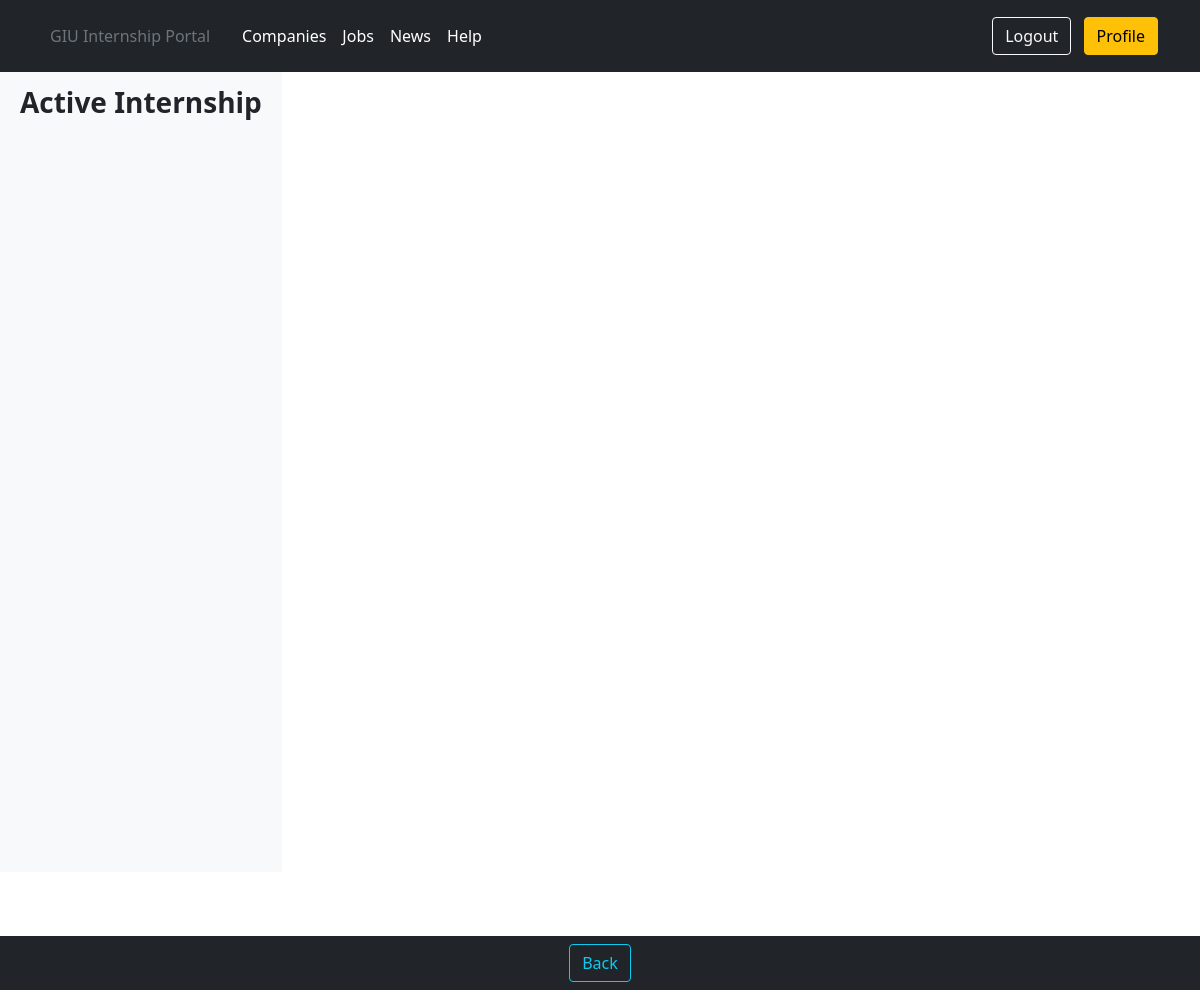
Page /users/student/42/student_portal/activeinternships/ (signed in) on the earlier database version.
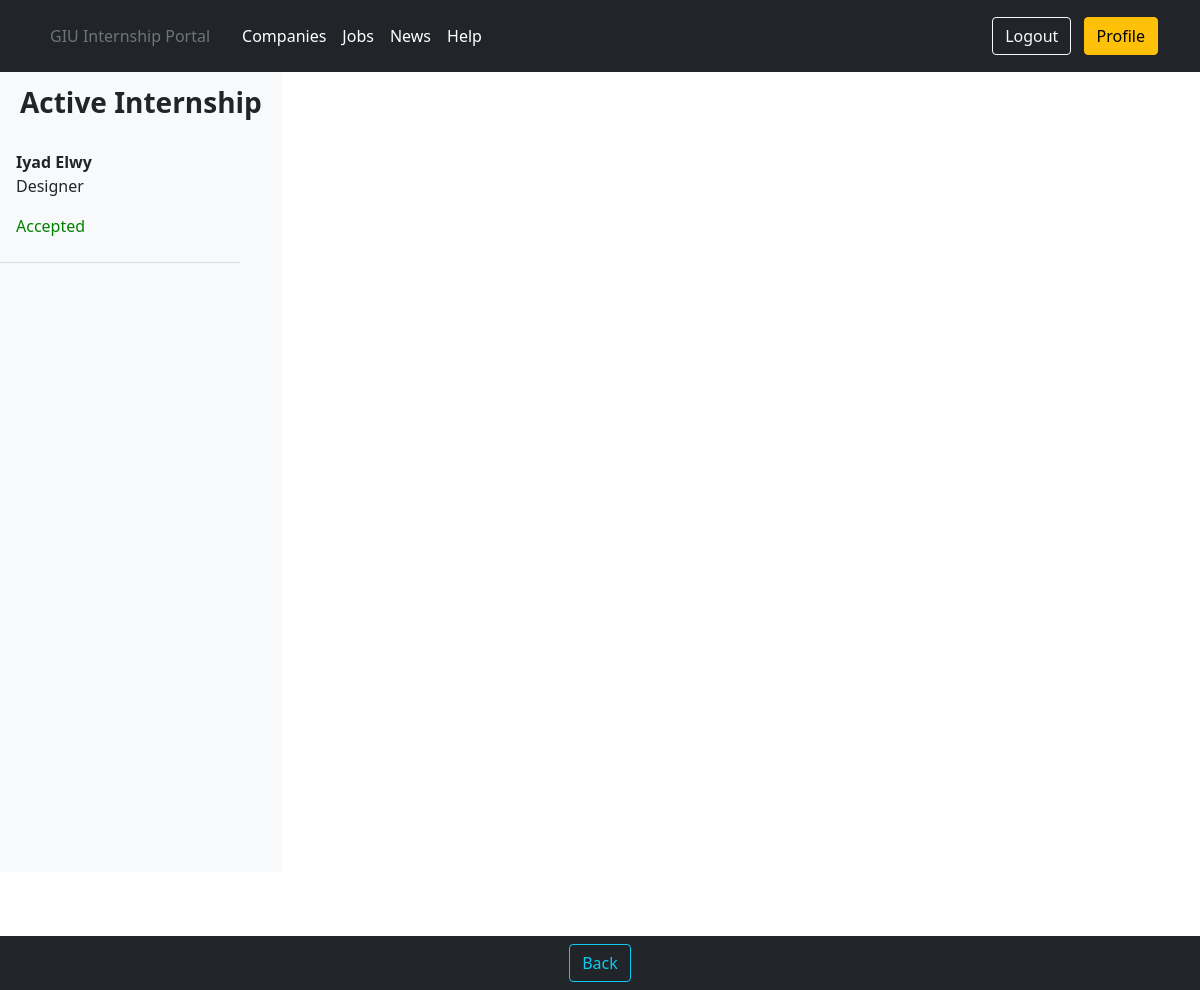
Same page on the later database version.
### portal/models.py (models this page shows, shortened)
class Application(models.Model):
    application_id = models.AutoField(primary_key=True)
    student_id = models.ForeignKey(user_models.Student, on_delete=models.DO_NOTHING)
    job_id = models.ForeignKey(Job, on_delete=models.DO_NOTHING)
    application_status = models.CharField(max_length=20, default='In review', blank=True)
    visibility_for_employer = models.BooleanField(default=False, blank=True)
    application_date = models.DateField(default=datetime.datetime.today(), blank=True)
    has_ended = models.BooleanField(default=False, blank=True)
    has_started = models.BooleanField(default=False, blank=True)
    class Meta:
        unique_together = (('student_id', 'job_id'),)

class Job(models.Model):
    job_id = models.AutoField(primary_key=True)
    title = models.CharField(max_length=30)
    job_description = models.TextField(max_length=1000)
    department = models.CharField(max_length=20)
    job_start_date = models.DateField()
    job_end_date = models.DateField()
    application_deadline = models.DateField()
    num_of_available_internships = models.PositiveIntegerField()
    salary_range = models.CharField(max_length=20)
    qualifications = models.TextField(max_length=500)
    job_location = models.CharField(max_length=20)
    application_link = models.CharField(max_length=50, null=True, blank=True)
    application_email = models.CharField(max_length=50, null=True, blank=True)
    job_type = models.CharField(max_length=30)
    employer_id = models.ForeignKey(user_models.Employer, on_delete=models.DO_NOTHING)
    allowed_faculties = models.TextField(max_length=300)
    required_semesters = models.CharField(max_length=20)
    aa_id = models.ForeignKey(user_models.AcademicAdvisor, null=True, blank=True, on_delete=models.DO_NOTHING)
    visibility_fac_rep = models.BooleanField(default=False, blank=True)
    visibility_admin = models.BooleanField(default=False, blank=True)

### users/models.py (models this page shows, shortened)
class Student(models.Model):
    user = models.OneToOneField(User, on_delete=models.CASCADE, primary_key=True)
    middle_name = models.CharField(max_length=20)
    student_university_id = models.PositiveIntegerField()
    birthdate = models.DateField()
    semester = models.IntegerField()
    faculty = models.CharField(max_length=20)
    major = models.CharField(max_length=20)
    gpa = models.DecimalField(decimal_places=2, max_digits=3)
    student_address = models.CharField(max_length=10)
    has_cv = models.BooleanField(default=False, blank=True)
    cover_letter = models.TextField(max_length=1000, default='', blank=True)

class User(AbstractUser):
    is_student = models.BooleanField(default=False)
    is_employer = models.BooleanField(default=False)
    is_admin = models.BooleanField(default=False)
    is_faculty_representative = models.BooleanField(default=False)
    is_academic_advisor = models.BooleanField(default=False)
    is_career_office_coordinator = models.BooleanField(default=False)

### portal/views.py (the view)
# urls.py: path('activeinternships/', views.StudentShowActiveInternship.as_view(), name='student_show_active_internships'),
class StudentShowActiveInternship(LoginRequiredMixin, UserPassesTestMixin, ListView):
    model = Application
    template_name = 'portal/student_view_active_internship.html'
    context_object_name = 'student_view_active_internship'
    login_url = 'login'
    def test_func(self):
        return self.request.user.is_student

### templates/portal/student_view_active_internship.html (shortened to what this page needs)
{% extends 'userprofiles/student_profile.html' %}
{% load static %}
{% block navitems %}
    <button onclick="history.back()" class="btn btn-outline-info ml-2" type="button">Back</button>
{% endblock navitems %}
{% block header_block %}
    <link rel="stylesheet" href="{% static 'css/employerViewsApplications.css' %}">
{% endblock header_block %}
{% block profile_body %}
    <div class="d-flex" id="wrapper">
        <div class="bg-light border-right vh-100" id="sidebar-wrapper">
            <div class="sidebar-heading">
                <h3><strong>Active Internship</strong></h3>
            </div>
            <div class="list-group list-group-flush overflow-auto h-100">
                {% for application in student_view_active_internship %}
                    {% if application.has_ended == False and application.has_started == True and application.student_id.user == user %}
                        <a href="#" id="application-sidebar-item" class="list-group-item
                    list-group-item-action
                    bg-light side_item">
                            <strong>{{ application.student_id.user.first_name }} {{ application.student_id.user.last_name }}</strong>
                            <p>{{ application.job_id.title }}</p>
                            {% if  application.application_status == 'In review' %}
                                <p style="color: lightslategrey">{{ application.application_status }}</p>
                            {% elif application.application_status == 'Rejected' %}
                                <p style="color: darkred">{{ application.application_status }}</p>
                            {% else %}
                                <p style="color: green">{{ application.application_status }}</p>
                            {% endif %}
                        </a>
                    {% endif %}
                {% endfor %}
                <br>
            </div>
            <br>
            <br>
        </div>
        <br>
    </div>
{% endblock profile_body %}

Differences in the rows shown:
added Application: student_id.user.first_name "Iyad", student_id.user.last_name "Elwy", job_id "Designer", application_status "Accepted"
